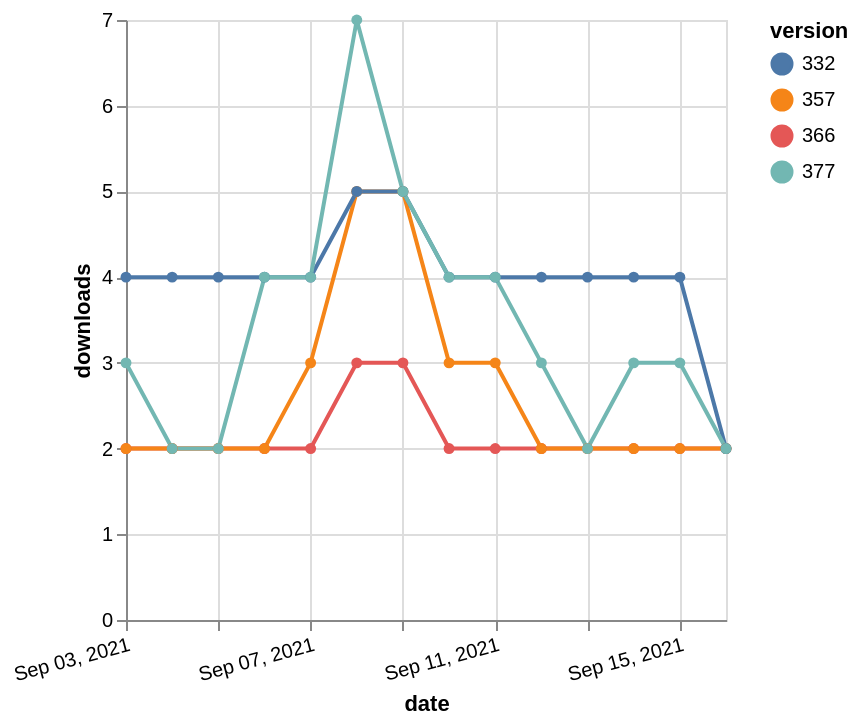

Specify this chart in Vega-Lite:
### Vega-Lite specification from a JSON file in a GitHub repository (floating-point values rounded to 4 significant figures)
{"$schema": "https://vega.github.io/schema/vega-lite/v5.json", "description": "A simple bar chart with embedded data.", "data": {"values": [{"date": "2021-09-03", "total": 2432, "delta": 2, "version": "366"}, {"date": "2021-09-04", "total": 2434, "delta": 2, "version": "366"}, {"date": "2021-09-05", "total": 2436, "delta": 2, "version": "366"}, {"date": "2021-09-06", "total": 2438, "delta": 2, "version": "366"}, {"date": "2021-09-07", "total": 2440, "delta": 2, "version": "366"}, {"date": "2021-09-08", "total": 2443, "delta": 3, "version": "366"}, {"date": "2021-09-09", "total": 2446, "delta": 3, "version": "366"}, {"date": "2021-09-10", "total": 2448, "delta": 2, "version": "366"}, {"date": "2021-09-11", "total": 2450, "delta": 2, "version": "366"}, {"date": "2021-09-12", "total": 2452, "delta": 2, "version": "366"}, {"date": "2021-09-13", "total": 2454, "delta": 2, "version": "366"}, {"date": "2021-09-14", "total": 2456, "delta": 2, "version": "366"}, {"date": "2021-09-15", "total": 2458, "delta": 2, "version": "366"}, {"date": "2021-09-16", "total": 2460, "delta": 2, "version": "366"}, {"date": "2021-09-03", "total": 3650, "delta": 2, "version": "357"}, {"date": "2021-09-04", "total": 3652, "delta": 2, "version": "357"}, {"date": "2021-09-05", "total": 3654, "delta": 2, "version": "357"}, {"date": "2021-09-06", "total": 3656, "delta": 2, "version": "357"}, {"date": "2021-09-07", "total": 3659, "delta": 3, "version": "357"}, {"date": "2021-09-08", "total": 3664, "delta": 5, "version": "357"}, {"date": "2021-09-09", "total": 3669, "delta": 5, "version": "357"}, {"date": "2021-09-10", "total": 3672, "delta": 3, "version": "357"}, {"date": "2021-09-11", "total": 3675, "delta": 3, "version": "357"}, {"date": "2021-09-12", "total": 3677, "delta": 2, "version": "357"}, {"date": "2021-09-13", "total": 3679, "delta": 2, "version": "357"}, {"date": "2021-09-14", "total": 3681, "delta": 2, "version": "357"}, {"date": "2021-09-15", "total": 3683, "delta": 2, "version": "357"}, {"date": "2021-09-16", "total": 3685, "delta": 2, "version": "357"}, {"date": "2021-09-03", "total": 5093, "delta": 4, "version": "332"}, {"date": "2021-09-04", "total": 5097, "delta": 4, "version": "332"}, {"date": "2021-09-05", "total": 5101, "delta": 4, "version": "332"}, {"date": "2021-09-06", "total": 5105, "delta": 4, "version": "332"}, {"date": "2021-09-07", "total": 5109, "delta": 4, "version": "332"}, {"date": "2021-09-08", "total": 5114, "delta": 5, "version": "332"}, {"date": "2021-09-09", "total": 5119, "delta": 5, "version": "332"}, {"date": "2021-09-10", "total": 5123, "delta": 4, "version": "332"}, {"date": "2021-09-11", "total": 5127, "delta": 4, "version": "332"}, {"date": "2021-09-12", "total": 5131, "delta": 4, "version": "332"}, {"date": "2021-09-13", "total": 5135, "delta": 4, "version": "332"}, {"date": "2021-09-14", "total": 5139, "delta": 4, "version": "332"}, {"date": "2021-09-15", "total": 5143, "delta": 4, "version": "332"}, {"date": "2021-09-16", "total": 5145, "delta": 2, "version": "332"}, {"date": "2021-09-03", "total": 2723, "delta": 3, "version": "377"}, {"date": "2021-09-04", "total": 2725, "delta": 2, "version": "377"}, {"date": "2021-09-05", "total": 2727, "delta": 2, "version": "377"}, {"date": "2021-09-06", "total": 2731, "delta": 4, "version": "377"}, {"date": "2021-09-07", "total": 2735, "delta": 4, "version": "377"}, {"date": "2021-09-08", "total": 2742, "delta": 7, "version": "377"}, {"date": "2021-09-09", "total": 2747, "delta": 5, "version": "377"}, {"date": "2021-09-10", "total": 2751, "delta": 4, "version": "377"}, {"date": "2021-09-11", "total": 2755, "delta": 4, "version": "377"}, {"date": "2021-09-12", "total": 2758, "delta": 3, "version": "377"}, {"date": "2021-09-13", "total": 2760, "delta": 2, "version": "377"}, {"date": "2021-09-14", "total": 2763, "delta": 3, "version": "377"}, {"date": "2021-09-15", "total": 2766, "delta": 3, "version": "377"}, {"date": "2021-09-16", "total": 2768, "delta": 2, "version": "377"}]}, "width": "container", "mark": {"type": "line", "point": {"filled": true}}, "encoding": {"x": {"field": "date", "type": "temporal", "timeUnit": "yearmonthdate", "title": "date", "axis": {"labelAngle": -15}}, "y": {"field": "delta", "type": "quantitative", "title": "downloads"}, "color": {"field": "version", "type": "nominal"}, "tooltip": {"field": "delta"}}}
